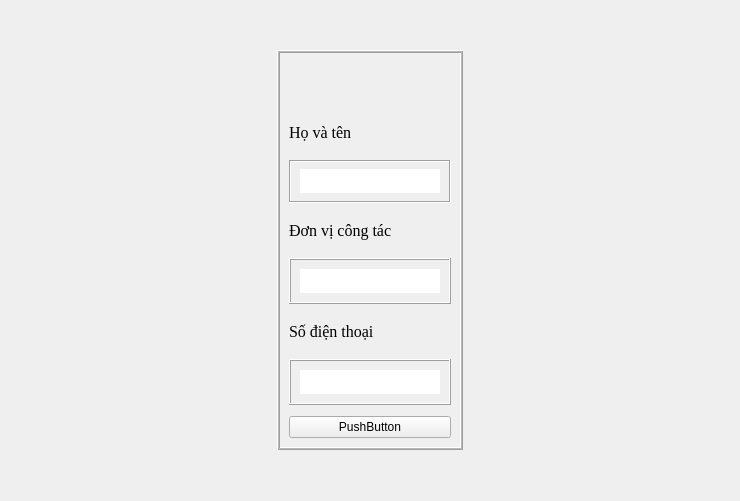
<?xml version="1.0" encoding="UTF-8"?>
<ui version="4.0">
 <class>MainWindow</class>
 <widget class="QMainWindow" name="MainWindow">
  <property name="geometry">
   <rect>
    <x>0</x>
    <y>0</y>
    <width>740</width>
    <height>501</height>
   </rect>
  </property>
  <property name="sizePolicy">
   <sizepolicy hsizetype="Maximum" vsizetype="Maximum">
    <horstretch>0</horstretch>
    <verstretch>0</verstretch>
   </sizepolicy>
  </property>
  <property name="maximumSize">
   <size>
    <width>900</width>
    <height>501</height>
   </size>
  </property>
  <property name="windowTitle">
   <string>MainWindow</string>
  </property>
  <widget class="QWidget" name="centralwidget">
   <property name="maximumSize">
    <size>
     <width>900</width>
     <height>500</height>
    </size>
   </property>
   <property name="styleSheet">
    <string notr="true">#centralwidget {
	background:url(:/images/ui/images/z6088171383742_21bef345a06d8056854c93ca4e0c33c8.jpg) no-repeat fixed center;
}

#gridFrame &gt; .QLineEdit, .QLabel {
color:black;

}

#gridFrame &gt; .QFrame &gt; .QLineEdit {
color:black;
background-color:white;
border:none
}

#gridFrame  {
background-color:white;
}


</string>
   </property>
   <layout class="QGridLayout" name="gridLayout">
    <item row="0" column="4">
     <spacer name="verticalSpacer_2">
      <property name="orientation">
       <enum>Qt::Orientation::Vertical</enum>
      </property>
      <property name="sizeHint" stdset="0">
       <size>
        <width>1</width>
        <height>40</height>
       </size>
      </property>
     </spacer>
    </item>
    <item row="0" column="0">
     <spacer name="horizontalSpacer_2">
      <property name="orientation">
       <enum>Qt::Orientation::Horizontal</enum>
      </property>
      <property name="sizeHint" stdset="0">
       <size>
        <width>40</width>
        <height>20</height>
       </size>
      </property>
     </spacer>
    </item>
    <item row="0" column="5">
     <spacer name="horizontalSpacer">
      <property name="orientation">
       <enum>Qt::Orientation::Horizontal</enum>
      </property>
      <property name="sizeType">
       <enum>QSizePolicy::Policy::Expanding</enum>
      </property>
      <property name="sizeHint" stdset="0">
       <size>
        <width>40</width>
        <height>20</height>
       </size>
      </property>
     </spacer>
    </item>
    <item row="0" column="1">
     <spacer name="verticalSpacer">
      <property name="orientation">
       <enum>Qt::Orientation::Vertical</enum>
      </property>
      <property name="sizeHint" stdset="0">
       <size>
        <width>1</width>
        <height>40</height>
       </size>
      </property>
     </spacer>
    </item>
    <item row="0" column="3">
     <widget class="QFrame" name="gridFrame">
      <property name="sizePolicy">
       <sizepolicy hsizetype="Maximum" vsizetype="Maximum">
        <horstretch>0</horstretch>
        <verstretch>0</verstretch>
       </sizepolicy>
      </property>
      <property name="minimumSize">
       <size>
        <width>0</width>
        <height>400</height>
       </size>
      </property>
      <property name="maximumSize">
       <size>
        <width>300</width>
        <height>16777215</height>
       </size>
      </property>
      <property name="styleSheet">
       <string notr="true"/>
      </property>
      <property name="frameShape">
       <enum>QFrame::Shape::Box</enum>
      </property>
      <property name="frameShadow">
       <enum>QFrame::Shadow::Raised</enum>
      </property>
      <property name="midLineWidth">
       <number>1</number>
      </property>
      <layout class="QVBoxLayout" name="verticalLayout_4">
       <item>
        <widget class="QLabel" name="label_4">
         <property name="sizePolicy">
          <sizepolicy hsizetype="Preferred" vsizetype="Preferred">
           <horstretch>0</horstretch>
           <verstretch>0</verstretch>
          </sizepolicy>
         </property>
         <property name="minimumSize">
          <size>
           <width>0</width>
           <height>0</height>
          </size>
         </property>
         <property name="maximumSize">
          <size>
           <width>300</width>
           <height>181</height>
          </size>
         </property>
         <property name="text">
          <string/>
         </property>
         <property name="pixmap">
          <pixmap resource="../resources.qrc">:/images/ui/images/vecteezy_user-icon-on-transparent-background_19879186.png</pixmap>
         </property>
         <property name="scaledContents">
          <bool>true</bool>
         </property>
        </widget>
       </item>
       <item>
        <widget class="QLabel" name="label">
         <property name="font">
          <font>
           <family>Times New Roman</family>
           <pointsize>12</pointsize>
          </font>
         </property>
         <property name="styleSheet">
          <string notr="true"/>
         </property>
         <property name="text">
          <string>Họ và tên</string>
         </property>
        </widget>
       </item>
       <item>
        <widget class="QFrame" name="name_frame">
         <property name="frameShape">
          <enum>QFrame::Shape::Box</enum>
         </property>
         <property name="frameShadow">
          <enum>QFrame::Shadow::Sunken</enum>
         </property>
         <property name="midLineWidth">
          <number>0</number>
         </property>
         <layout class="QVBoxLayout" name="verticalLayout">
          <property name="spacing">
           <number>0</number>
          </property>
          <property name="topMargin">
           <number>1</number>
          </property>
          <property name="bottomMargin">
           <number>1</number>
          </property>
          <item>
           <widget class="QLineEdit" name="name_input">
            <property name="font">
             <font>
              <family>Times New Roman</family>
              <pointsize>11</pointsize>
             </font>
            </property>
            <property name="frame">
             <bool>false</bool>
            </property>
           </widget>
          </item>
         </layout>
        </widget>
       </item>
       <item>
        <widget class="QLabel" name="label_2">
         <property name="font">
          <font>
           <family>Times New Roman</family>
           <pointsize>12</pointsize>
          </font>
         </property>
         <property name="text">
          <string>Đơn vị công tác</string>
         </property>
        </widget>
       </item>
       <item>
        <widget class="QFrame" name="operative_unit_frame">
         <property name="frameShape">
          <enum>QFrame::Shape::Box</enum>
         </property>
         <property name="frameShadow">
          <enum>QFrame::Shadow::Raised</enum>
         </property>
         <property name="midLineWidth">
          <number>0</number>
         </property>
         <layout class="QVBoxLayout" name="verticalLayout_2">
          <item>
           <widget class="QLineEdit" name="operative_unit_input">
            <property name="font">
             <font>
              <family>Times New Roman</family>
              <pointsize>11</pointsize>
             </font>
            </property>
            <property name="frame">
             <bool>false</bool>
            </property>
           </widget>
          </item>
         </layout>
        </widget>
       </item>
       <item>
        <widget class="QLabel" name="label_3">
         <property name="font">
          <font>
           <family>Times New Roman</family>
           <pointsize>12</pointsize>
          </font>
         </property>
         <property name="text">
          <string>Số điện thoại</string>
         </property>
        </widget>
       </item>
       <item>
        <widget class="QFrame" name="telephone_frame_2">
         <property name="frameShape">
          <enum>QFrame::Shape::Box</enum>
         </property>
         <property name="frameShadow">
          <enum>QFrame::Shadow::Raised</enum>
         </property>
         <layout class="QVBoxLayout" name="telephone_frame">
          <item>
           <widget class="QLineEdit" name="telephone_input">
            <property name="font">
             <font>
              <family>Times New Roman</family>
              <pointsize>11</pointsize>
             </font>
            </property>
            <property name="frame">
             <bool>false</bool>
            </property>
           </widget>
          </item>
         </layout>
        </widget>
       </item>
       <item>
        <spacer name="verticalSpacer_3">
         <property name="orientation">
          <enum>Qt::Orientation::Vertical</enum>
         </property>
         <property name="sizeType">
          <enum>QSizePolicy::Policy::Preferred</enum>
         </property>
         <property name="sizeHint" stdset="0">
          <size>
           <width>20</width>
           <height>5</height>
          </size>
         </property>
        </spacer>
       </item>
       <item>
        <widget class="QPushButton" name="pushButton">
         <property name="text">
          <string>PushButton</string>
         </property>
        </widget>
       </item>
      </layout>
     </widget>
    </item>
   </layout>
  </widget>
 </widget>
 <resources>
  <include location="../resources.qrc"/>
 </resources>
 <connections/>
</ui>
